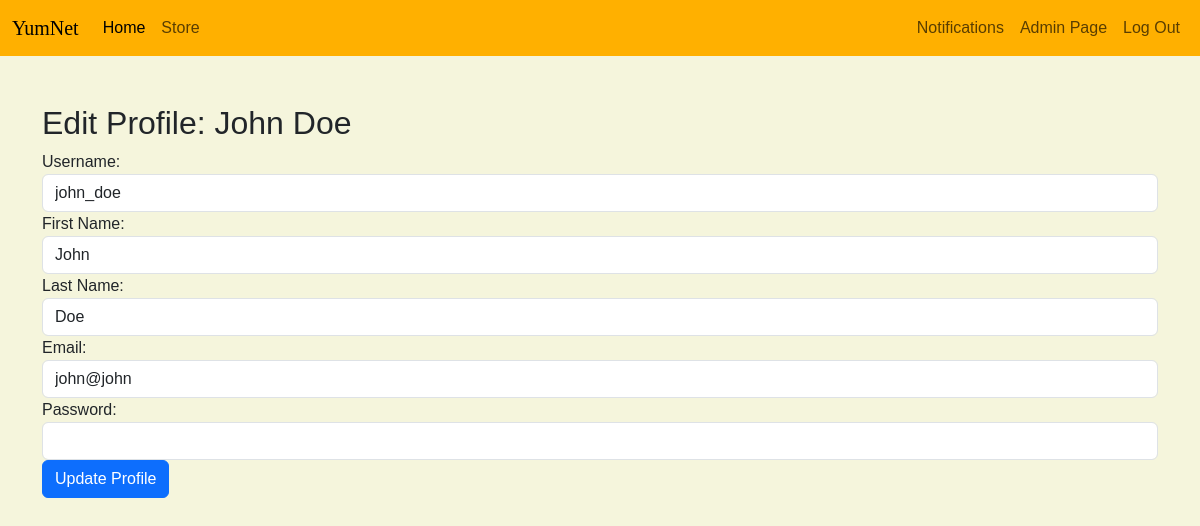
The page /edit_profile.php?user_id=1 (signed in) on the database its author committed.
### tables this page shows
CREATE TABLE `page_user` (
  `uid` int(11) NOT NULL,
  `first_name` varchar(255) NOT NULL,
  `last_name` varchar(255) NOT NULL,
  `user_name` varchar(255) NOT NULL,
  `email` varchar(255) NOT NULL,
  `pass` varchar(255) NOT NULL,
  `dob` date DEFAULT '2003-10-28',
  `last_seen` datetime DEFAULT current_timestamp(),
  `gender` bit(1) DEFAULT b'0' COMMENT 'male is zero female is one',
  `pic_url` varchar(255) DEFAULT NULL
);

### edit_profile.php (the view, shortened to what this page needs)
<?php
include 'config.php';
require 'includes_and_requires/bootstrap.php';
require 'styleTemp.php';
$user_id = isset($_GET['user_id']) ? $_GET['user_id'] : $_SESSION['user_id'];
$sql = "SELECT * FROM page_user WHERE uid = $user_id";
$result = mysqli_query($conn, $sql);
if (mysqli_num_rows($result) > 0) {
    $user = mysqli_fetch_assoc($result);
} else {
    die("User not found");
}
?>
<!DOCTYPE html>
<html lang="en">
<head>
    <?php require 'includes_and_requires/bootstrap.php'; ?>
    <?php require 'styleTemp.php'; ?>
</head>
<body>
    <?php include 'includes_and_requires/menu.php'; ?>
    <div class="container mt-5">
        <h2>Edit Profile: <?php echo $user['first_name'] . ' ' . $user['last_name']; ?></h2>
        <form method="post" action="">
            <div class="form-group">
                <label for="username">Username:</label>
                <input type="text" class="form-control" id="username" name="username" value="<?php echo $user['user_name']; ?>">
            </div>
            <div class="form-group">
                <label for="first_name">First Name:</label>
                <input type="text" class="form-control" id="first_name" name="first_name" value="<?php echo $user['first_name']; ?>">
            </div>
            <div class="form-group">
                <label for="last_name">Last Name:</label>
                <input type="text" class="form-control" id="last_name" name="last_name" value="<?php echo $user['last_name']; ?>">
            </div>
            <div class="form-group">
                <label for="email">Email:</label>
                <input type="email" class="form-control" id="email" name="email" value="<?php echo $user['email']; ?>">
            </div>
            <div class="form-group">
                <label for="password">Password:</label>
                <input type="password" class="form-control" id="password" name="password">
            </div>
            <button type="submit" name="update_profile" class="btn btn-primary">Update Profile</button>
        </form>
    </div>
</body>
</html>

### style11.css (style rules this page uses)
body { font-family: sans-serif; background-color: #F5F5DC; }

### rows shown on the page
page_user: first_name "John", last_name "Doe", username "john_doe", email "john@john"
